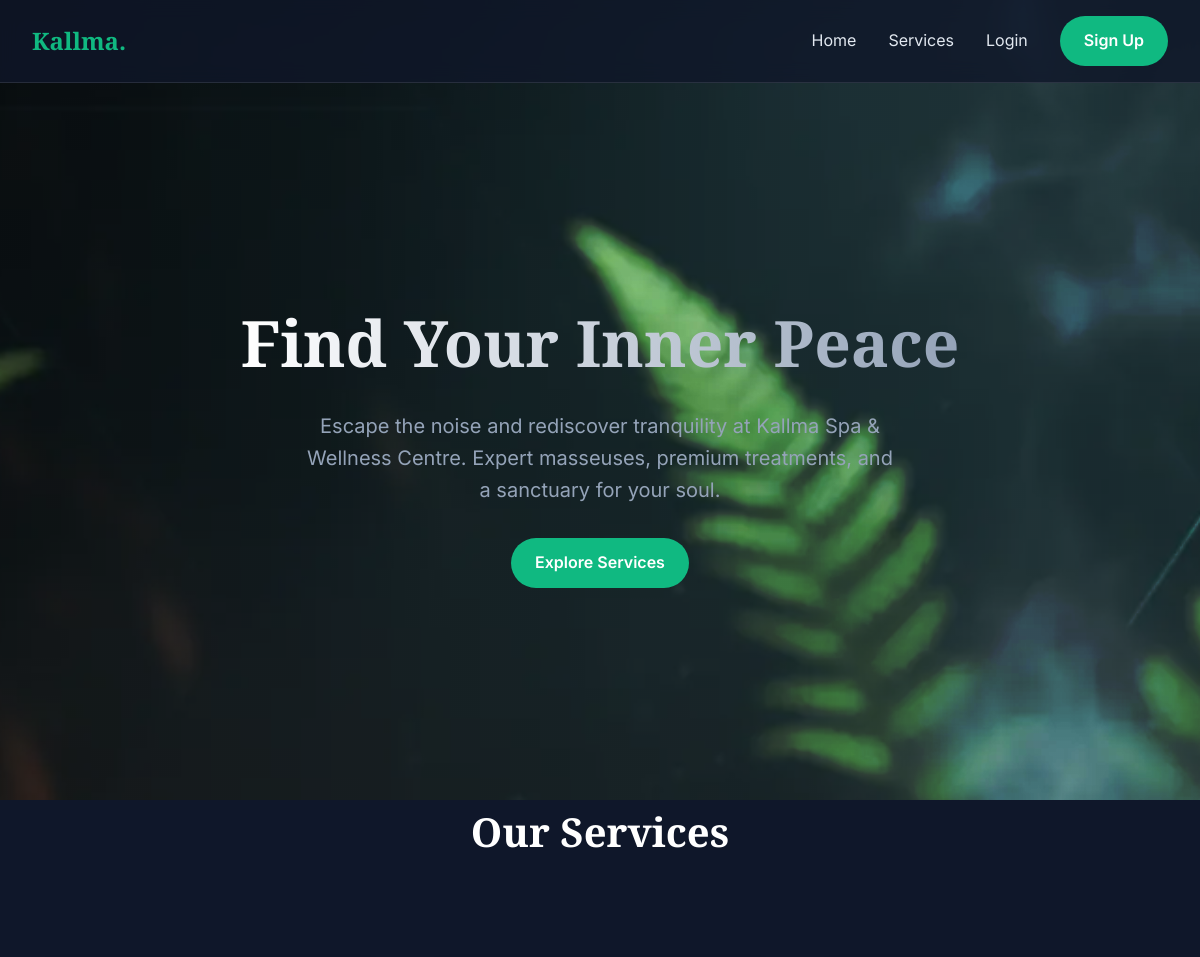
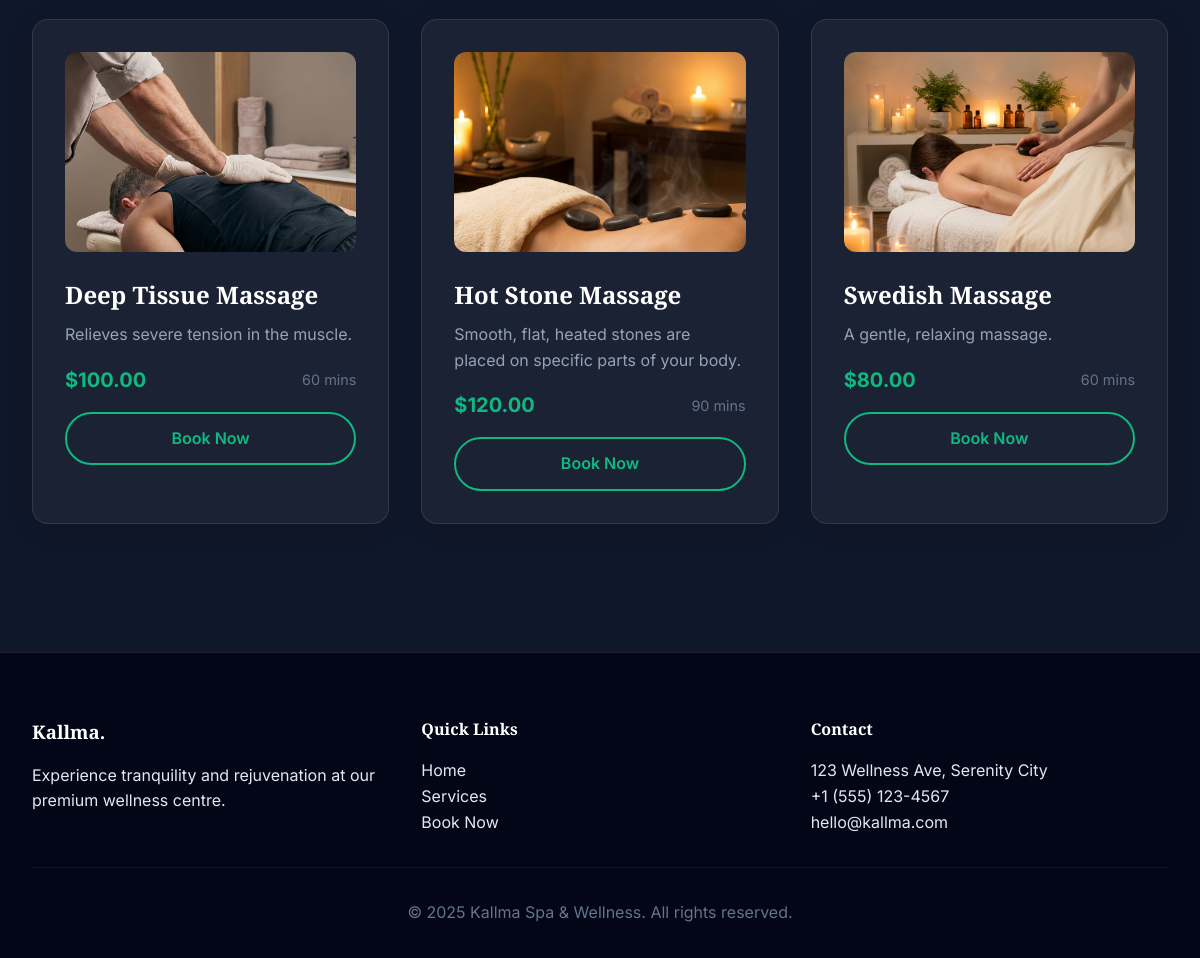
The page / on the database its author committed (2 pictures, top to bottom).
### tables this page shows
CREATE TABLE IF NOT EXISTS services (
    id INT AUTO_INCREMENT PRIMARY KEY,
    name VARCHAR(100) NOT NULL,
    description TEXT,
    price DECIMAL(10, 2) NOT NULL,
    duration_minutes INT NOT NULL,
    image_url VARCHAR(255),
    created_at TIMESTAMP DEFAULT CURRENT_TIMESTAMP
);

### includes/functions.php (called while the page is built, shortened)
<?php
function getServices($conn) {
    $sql = "SELECT * FROM services ORDER BY name ASC";
    $result = $conn->query($sql);
    return $result->fetch_all(MYSQLI_ASSOC);
}
?>

### index.php (the view)
<?php
require_once 'includes/header.php';
require_once 'includes/functions.php';
$services = getServices($conn);
?>
<section class="hero">
    <div class="container">
        <h1>Find Your Inner Peace</h1>
        <p>Escape the noise and rediscover tranquility at Kallma Spa & Wellness Centre. Expert masseuses, premium treatments, and a sanctuary for your soul.</p>
        <a href="#services" class="btn btn-primary">Explore Services</a>
    </div>
</section>
<section id="services" class="container">
    <h2 class="section-title">Our Services</h2>
    <div class="services-grid">
        <?php foreach ($services as $service): ?>
            <div class="glass-card service-card">
                <?php if ($service['image_url']): ?>
                    <img src="<?php echo htmlspecialchars($service['image_url']); ?>" alt="<?php echo htmlspecialchars($service['name']); ?>" class="service-image">
                <?php else: ?>
                    <div class="service-image" style="background: #334155; display: flex; align-items: center; justify-content: center;">
                        <span>No Image</span>
                    </div>
                <?php endif; ?>
                <div class="service-info">
                    <h3><?php echo htmlspecialchars($service['name']); ?></h3>
                    <p style="color: #94a3b8; margin-bottom: 1rem;"><?php echo htmlspecialchars($service['description']); ?></p>
                    <div style="display: flex; justify-content: space-between; align-items: center;">
                        <span class="service-price">$<?php echo number_format($service['price'], 2); ?></span>
                        <span style="color: #64748b; font-size: 0.9rem;"><?php echo $service['duration_minutes']; ?> mins</span>
                    </div>
                    <a href="booking.php?service_id=<?php echo $service['id']; ?>" class="btn btn-outline" style="margin-top: 1rem; width: 100%; text-align: center;">Book Now</a>
                </div>
            </div>
        <?php endforeach; ?>
    </div>
</section>
<?php require_once 'includes/footer.php'; ?>

### includes/header.php (shortened to what this page needs)
<!DOCTYPE html>
<html lang="en">
<head>
    <link rel="stylesheet" href="assets/css/style.css">
</head>
<body>
    <header>
        <div class="container">
            <nav>
                <a href="index.php" class="logo">Kallma.</a>
                <ul class="nav-links">
                    <li><a href="index.php">Home</a></li>
                    <li><a href="index.php#services">Services</a></li>
                    <?php if (isset($_SESSION['user_id'])): ?>
                        <li><a href="booking.php">Book Now</a></li>
                        <?php if ($_SESSION['role'] === 'admin'): ?>
                            <li><a href="admin/index.php">Admin</a></li>
                        <?php endif; ?>
                        <li><a href="logout.php">Logout</a></li>
                    <?php else: ?>
                        <li><a href="login.php">Login</a></li>
                        <li><a href="register.php" class="btn btn-primary">Sign Up</a></li>
                    <?php endif; ?>
                </ul>
            </nav>
        </div>
    </header>
    <main>

### includes/footer.php
    </main>
    <footer>
        <div class="container">
            <div class="footer-content">
                <div class="footer-col">
                    <h3>Kallma.</h3>
                    <p>Experience tranquility and rejuvenation at our premium wellness centre.</p>
                </div>
                <div class="footer-col">
                    <h4>Quick Links</h4>
                    <ul>
                        <li><a href="index.php">Home</a></li>
                        <li><a href="index.php#services">Services</a></li>
                        <li><a href="booking.php">Book Now</a></li>
                    </ul>
                </div>
                <div class="footer-col">
                    <h4>Contact</h4>
                    <p>123 Wellness Ave, Serenity City</p>
                    <p>+1 (555) 123-4567</p>
                    <p>hello@kallma.com</p>
                </div>
            </div>
            <div class="footer-bottom">
                <p>&copy; <?php echo date('Y'); ?> Kallma Spa & Wellness. All rights reserved.</p>
            </div>
        </div>
    </footer>
</body>
</html>

### assets/css/style.css (style rules this page uses)
:root { --bg-color: #0f172a; --text-color: #e2e8f0; --primary-color: #10b981; --primary-hover: #059669; --secondary-color: #d4af37; --glass-bg: rgba(255, 255, 255, 0.05); --glass-border: rgba(255, 255, 255, 0.1); --card-bg: #1e293b; --font-main: 'Inter', sans-serif; --font-heading: 'Playfair Display', serif; }
* { margin: 0; padding: 0; box-sizing: border-box; }
body { font-family: var(--font-main); background-color: var(--bg-color); color: var(--text-color); line-height: 1.6; overflow-x: hidden; }
h1, h2, h3, h4, h5, h6 { font-family: var(--font-heading); color: #fff; margin-bottom: 1rem; }
a { text-decoration: none; color: inherit; transition: color 0.3s ease; }
ul { list-style: none; }
.container { max-width: 1200px; margin: 0 auto; padding: 0 2rem; }
.btn { display: inline-block; padding: 0.75rem 1.5rem; border-radius: 50px; font-weight: 600; cursor: pointer; transition: all 0.3s ease; border: none; }
.btn-primary { background-color: var(--primary-color); color: #fff; }
.btn-outline { background: transparent; border: 2px solid var(--primary-color); color: var(--primary-color); }
.glass-card { background: var(--glass-bg); backdrop-filter: blur(10px); -webkit-backdrop-filter: blur(10px); border: 1px solid var(--glass-border); border-radius: 16px; padding: 2rem; box-shadow: 0 4px 30px rgba(0, 0, 0, 0.1); }
header { position: fixed; top: 0; left: 0; width: 100%; z-index: 1000; background: rgba(15, 23, 42, 0.8); backdrop-filter: blur(10px); border-bottom: 1px solid var(--glass-border); padding: 1rem 0; }
nav { display: flex; justify-content: space-between; align-items: center; }
.logo { font-family: var(--font-heading); font-size: 1.5rem; font-weight: bold; color: var(--primary-color); }
.nav-links { display: flex; gap: 2rem; align-items: center; }
.hero { height: 100vh; display: flex; align-items: center; justify-content: center; text-align: center; padding-top: 80px; background-image: linear-gradient(to bottom, rgba(0, 0, 0, 0.5), rgba(0, 0, 0, 0.5)), url(../../assets/images/hero-image-kallma.webp); background-size: cover; background-position: center; background-blend-mode: overlay; background-attachment: fixed; }
.hero h1 { font-size: 4rem; margin-bottom: 1rem; background: linear-gradient(to right, #fff, #94a3b8); -webkit-background-clip: text; background-clip: text; -webkit-text-fill-color: transparent; }
.hero p { font-size: 1.25rem; color: #94a3b8; margin-bottom: 2rem; max-width: 600px; margin-left: auto; margin-right: auto; }
.section-title { text-align: center; font-size: 2.5rem; margin-bottom: 3rem; }
.services-grid { display: grid; grid-template-columns: repeat(auto-fit, minmax(300px, 1fr)); gap: 2rem; padding: 4rem 0; }
.service-card { transition: transform 0.3s ease; overflow: hidden; }
.service-image { width: 100%; height: 200px; object-fit: cover; border-radius: 12px; margin-bottom: 1rem; }
.service-info h3 { font-size: 1.5rem; margin-bottom: 0.5rem; }
.service-price { color: var(--primary-color); font-weight: bold; font-size: 1.25rem; }
footer { background: #020617; padding: 4rem 0 2rem; margin-top: 4rem; border-top: 1px solid var(--glass-border); }
.footer-content { display: grid; grid-template-columns: repeat(auto-fit, minmax(200px, 1fr)); gap: 2rem; margin-bottom: 2rem; }
.footer-bottom { text-align: center; color: #64748b; padding-top: 2rem; border-top: 1px solid rgba(255, 255, 255, 0.05); }

### rows shown on the page
services: image_url (picture), name "Deep Tissue Massage", description "Relieves severe tension in the muscle.", price "100.00", duration_minutes "60"
services: image_url (picture), name "Hot Stone Massage", description "Smooth, flat, heated stones are placed on specific parts of your body.", price "120.00", duration_minutes "90"
services: image_url (picture), name "Swedish Massage", description "A gentle, relaxing massage.", price "80.00", duration_minutes "60", $service['id'] 1 (drawn)
